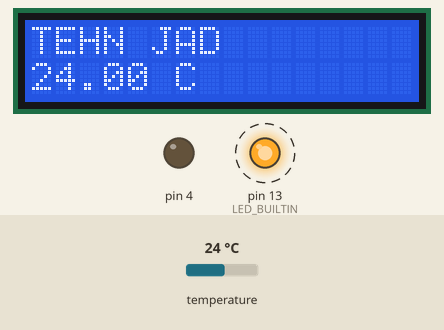
Bench run of a sketch on a simulated Arduino Uno, built with avr-gcc and run on an emulated ATmega328P. On the bench: 16×2 character LCD, output pins drawn as LEDs (lit = HIGH). Dashed ring = blinking. The inputs (shaded band) are chosen by the test bench; at power-on: temperature 24 °C. What the sketch prints to the serial monitor is not drawn.

Above: at 1.2 s.
1.3 s: temperature set to 26.1 °C
At 4.1 s:
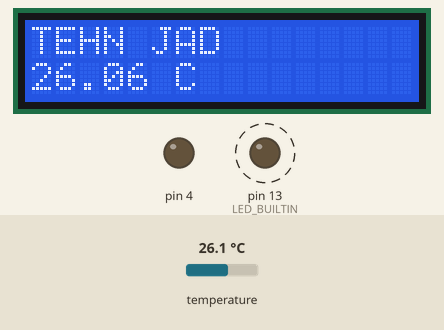
7.0 s: temperature set to 27.4 °C
At 8.1 s:
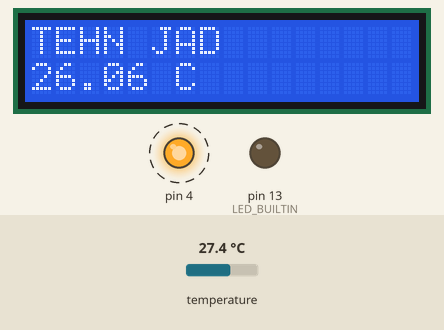
12.5 s: temperature set to 12 °C
At 13.4 s:
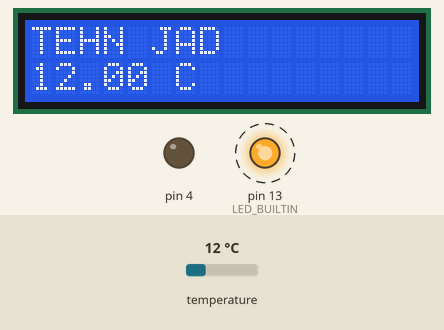
Timing chart, 0 to 21.6 s (numbered marks = the images above; inputs shaded):
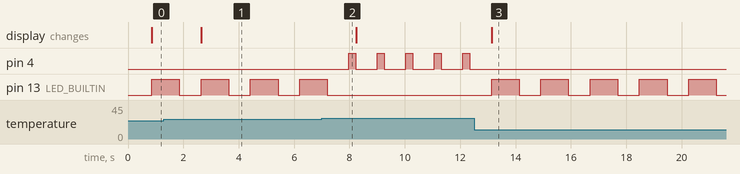

Measured:
- the behaviour switches between 26.9 and 27 °C on temperature (found by bisection; images 1 and 2)
- after the input at 1.3 s, the display: changes after 1.3 s (image 1)
- after the input at 7.0 s, pin 4: alternates HIGH for 0.25 s and LOW for 0.78 s, starting after 0.97 s; pin 13 (LED_BUILTIN): goes on until 7.2 s, then stays LOW
- after the input at 12.5 s, pin 4: stops changing and stays LOW; pin 13 (LED_BUILTIN): alternates HIGH for 1.0 s and LOW for 0.78 s, starting after 0.63 s; the display: changes after 0.63 s (image 3)
- by itself, pin 13 (LED_BUILTIN): alternates HIGH for 1.0 s and LOW for 0.78 s

The sketch:

temp_sensor.ino
```cpp
//Example By ArduinoAll
#include <OneWire.h>
#include <DallasTemperature.h>
#include <LiquidCrystal_I2C.h>
#define ONE_WIRE_BUS 15 //กำหนดว่าขาของเซนเซอร์ ต่อกับขา 15
OneWire oneWire(ONE_WIRE_BUS);
DallasTemperature sensors(&oneWire);

int lcdColumns = 16;
int lcdRows = 2;


LiquidCrystal_I2C lcd(0x27, lcdColumns, lcdRows);

void setup() {

  pinMode(LED_BUILTIN, OUTPUT);
  pinMode(4, OUTPUT);
  Serial.begin(9600);
  sensors.begin();
  lcd.init();
  lcd.backlight();

}

void blink(float cc){
  if(cc<27){
    digitalWrite(LED_BUILTIN, HIGH);
    delay(1000);
    digitalWrite(LED_BUILTIN, LOW);
  }else{
    digitalWrite(LED_BUILTIN, LOW);
  }
}

void loop() {

  lcd.setCursor(0, 0);
  lcd.print("TEHN JAD");

  sensors.requestTemperatures();
  String c = String(sensors.getTempCByIndex(0));
  Serial.println(c + " C,M01");

  float cc = c.toFloat();
  if(cc>=27){
     digitalWrite(4, HIGH);
     delay(250);
     digitalWrite(4, LOW);
  }else{
     digitalWrite(4, LOW);
  }

  lcd.setCursor(0, 1);
  lcd.print(c + " C");
  blink(cc);


}
```
